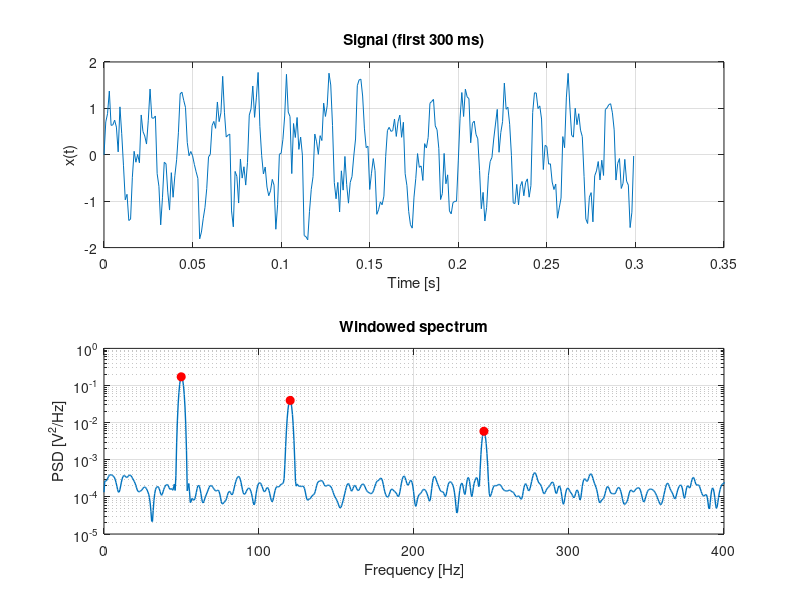

Write the MATLAB code that produced this figure.
%% Windowed FFT spectrum of a noisy multi-tone signal
% Builds a synthetic signal, estimates its spectrum with a Hann window
% and finds the dominant peaks with a simple local-maximum search.

clear; close all;

%% Signal definition
fs = 1000;                      % sampling rate [Hz]
T = 2;                          % duration [s]
t = (0:1/fs:T - 1/fs)';
freqs = [50, 120, 245];         % tone frequencies [Hz]
amps = [1.0, 0.5, 0.2];         % tone amplitudes
rng(42);                        % reproducible noise

x = zeros(size(t));
for k = 1:numel(freqs)
    x = x + amps(k) * sin(2*pi*freqs(k)*t);
end
x = x + 0.3 * randn(size(t));

%% Windowed, averaged FFT (Welch-style, written out by hand)
nWin = 512;
overlap = 256;
w = hann(nWin, 'periodic');
nfft = 2^nextpow2(4 * nWin);

starts = 1:(nWin - overlap):(numel(x) - nWin + 1);
nSeg = numel(starts);
P = zeros(nfft/2 + 1, 1);
for s = 1:nSeg
    seg = x(starts(s):starts(s) + nWin - 1) .* w;
    X = fft(seg, nfft);
    P = P + abs(X(1:nfft/2 + 1)).^2;
end

% Scale to a one-sided power spectral density
P = P / nSeg / (fs * sum(w.^2));
P(2:end-1) = 2 * P(2:end-1);
f = (0:nfft/2)' * fs / nfft;

%% Manual peak finding: local maxima within 25 dB of the highest bin
dB = 10 * log10(P + eps);
threshold = max(dB) - 25;
peakIdx = [];
for k = 2:numel(dB) - 1
    isLocalMax = dB(k) > dB(k-1) && dB(k) >= dB(k+1);
    if isLocalMax && dB(k) > threshold
        peakIdx(end+1) = k; %#ok<SAGROW>
    end
end
[~, order] = sort(dB(peakIdx), 'descend');
peakIdx = peakIdx(order);

%% Report
fprintf('\nDominant peaks (threshold %.1f dB):\n', threshold);
fprintf('%10s %12s\n', 'Freq [Hz]', 'Power [dB]');
for k = 1:min(5, numel(peakIdx))
    i = peakIdx(k);
    fprintf('%10.1f %12.1f\n', f(i), dB(i));
end

%% Plots
figure('Color', 'w');

subplot(2, 1, 1);
plot(t(1:300), x(1:300));
xlabel('Time [s]');
ylabel('x(t)');
title('Signal (first 300 ms)');
grid on;

subplot(2, 1, 2);
semilogy(f, P, 'LineWidth', 1);
hold on;
semilogy(f(peakIdx), P(peakIdx), 'ro', 'MarkerFaceColor', 'r');
hold off;
xlim([0 400]);
xlabel('Frequency [Hz]');
ylabel('PSD [V^2/Hz]');
title('Windowed spectrum');
grid on;
